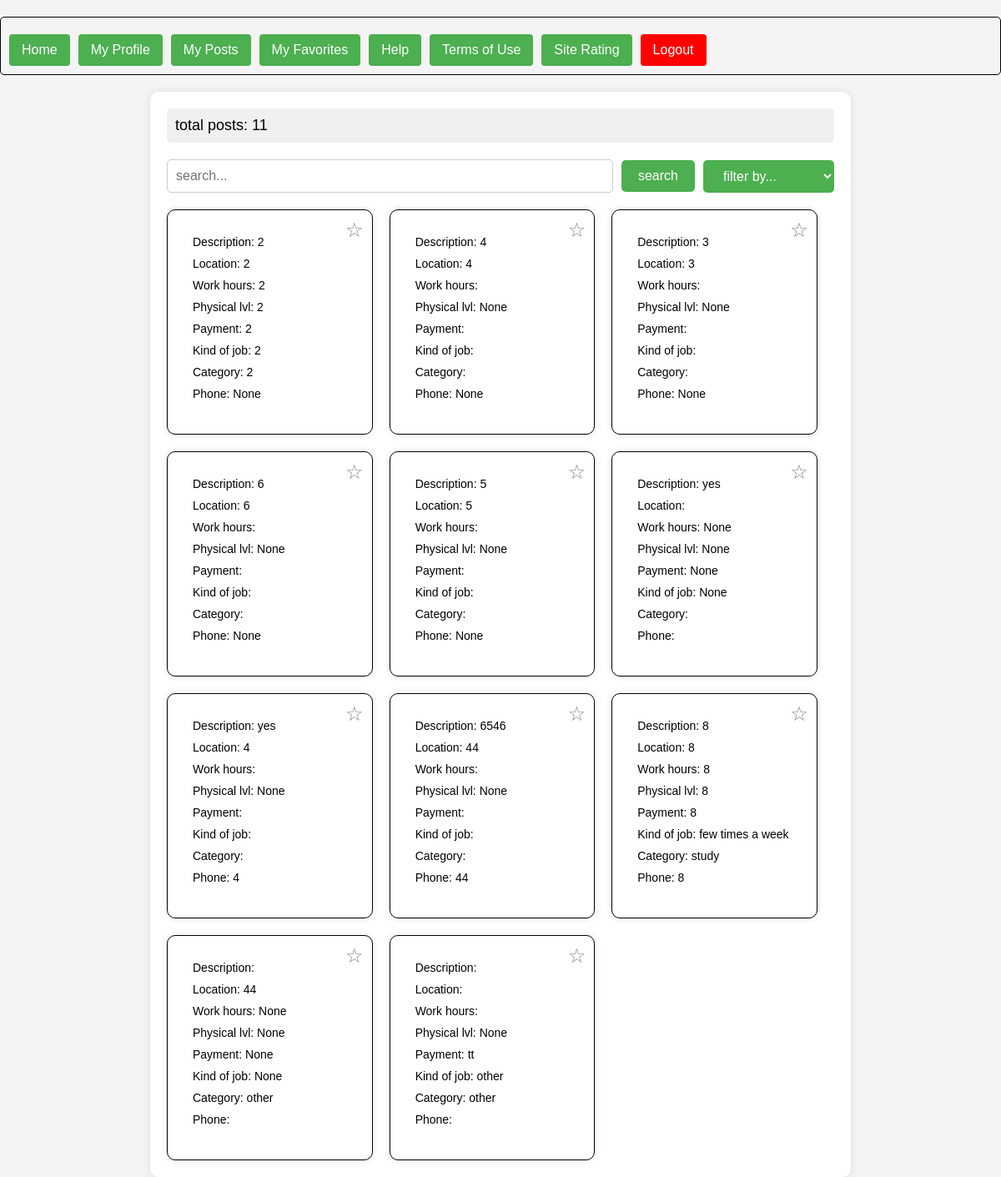
The page /homepage/ on the database as committed earlier.
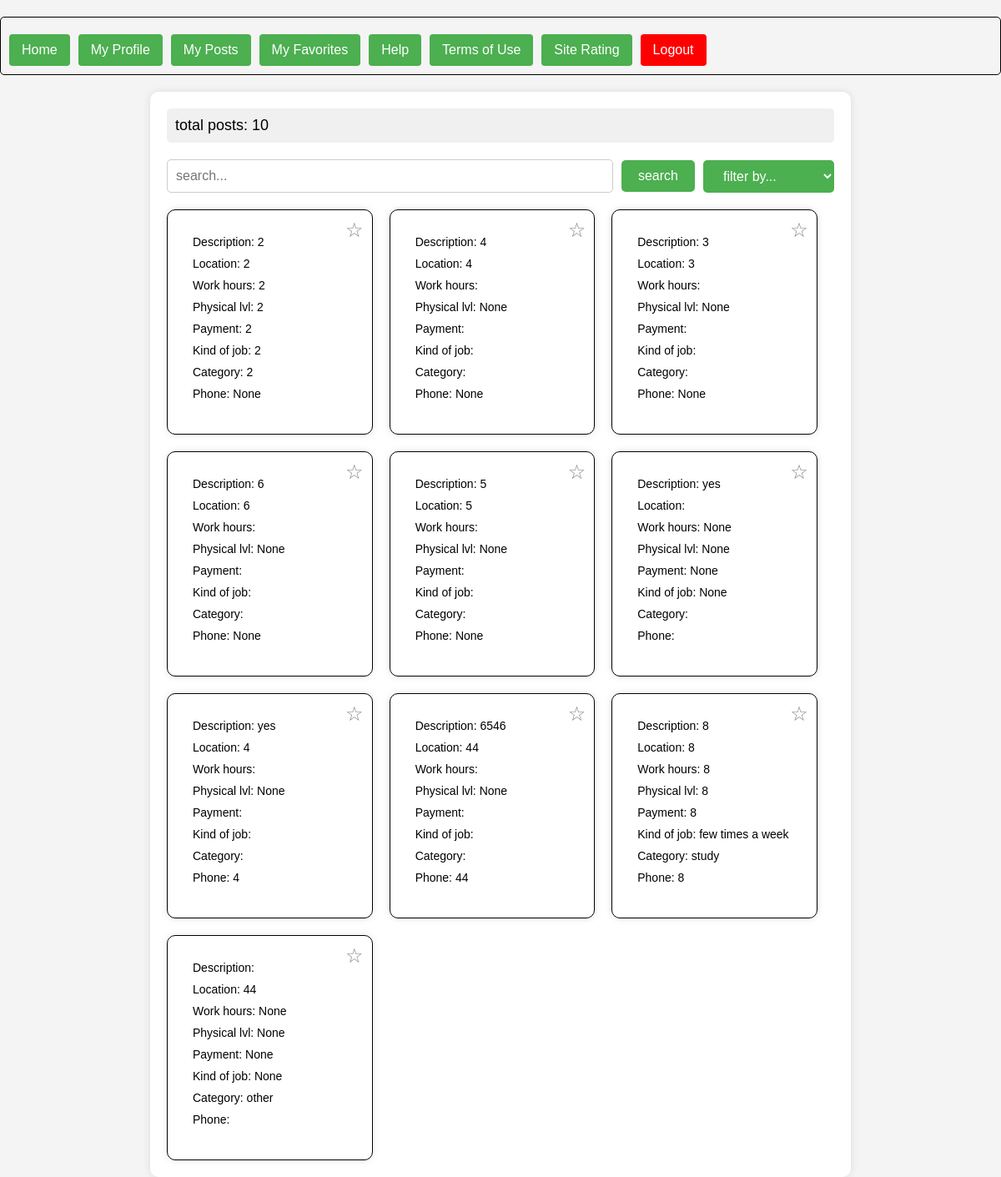
The same page on the database as committed later.
### posts/models.py (models this page shows)
class Post(models.Model):
    description = models.TextField(null=True, blank=True)
    location = models.TextField(null=True, blank=True)
    payment = models.TextField(null=True, blank=True)
    work_hours = models.TextField(null=True, blank=True)
    phys_lvl = models.IntegerField(null=True, blank=True)
    kind_of_job = models.TextField(null=True, blank=True)
    category = models.TextField(null=True, blank=True)
    phone = models.TextField(null=True, blank=True)

### project/views.py (the view)
# urls.py: path('homepage/', views.homepage, name='homepage'),
def homepage(request):
    posts = Post.objects.all()
    global_user_id = request.session.get('global_user_id')
    if global_user_id:
        user = User.objects.get(id=global_user_id)
        favorites = [int(fav) for fav in user.favorites]
    else:
        favorites = []  # Initialize favorites as an empty list if user is not logged in
    context = {'posts': posts, 'favorites': favorites}
    return render(request, 'homepage.html', context)

### templates/homepage.html (shortened to what this page needs)
<!DOCTYPE html>
<html lang="en">
<head>
</head>
<body>
{% extends 'toolbar.html' %}
{% block content %}
<div class="content">
    <div class="total-posts">total posts:  {{ posts|length }}</div>
    <div class="search-filter">
        <input type="text" class="search-input" placeholder="search...">
        <button class="search-button">search</button>
        <select class="filter-select">
            <option value="">filter by...</option>
        </select>
    </div>
    <div class="posts">
        {% if posts %}
        {% for post in posts %}
        <div class="post" data-description="{{ post.description }}" data-location="{{ post.location }}" data-work-hours="{{ post.work_hours }}" data-phys-lvl="{{ post.phys_lvl }}" data-kind-of-job="{{ post.kind_of_job }}" data-category="{{ post.category }}" data-phone="{{ post.phone }}" data-payment="{{ post.payment }}">
            <div class="post-content">
                <div class="post-info">Description: {{ post.description }}</div>
                <div class="post-info">Location: {{ post.location }}</div>
                <div class="post-info">Work hours: {{ post.work_hours }}</div>
                <div class="post-info">Physical lvl: {{ post.phys_lvl }}</div>
                <div class="post-info">Payment: {{ post.payment }}</div>
                <div class="post-info">Kind of job: {{ post.kind_of_job }}</div>
                <div class="post-info">Category: {{ post.category }}</div>
                <div class="post-info">Phone: {{ post.phone }}</div>
                <div class="favorites-button {% if post.id|add:0 in favorites %}active {% endif %}" data-post-id="{{ post.id }}">☆</div>
            </div>
        </div>
        {% endfor %}
        {% else %}
        <p class="no-posts-message" style="display: none;">No posts fit your request.</p>
        {% endif %}
    </div>
</div>
</body>
</html>
{% endblock %}

### templates/toolbar.html (shortened to what this page needs)
<!DOCTYPE html>
<html lang="en">
<head>
</head>
<body>
    <div class="section-regular neutral-100">
    <div class="w-layout-blockcontainer w-container">
        <div class="navbar-buttons">
            <a href="{% url 'homepage' %}" aria-current="page" class="nav-link w-nav-link w--current button">Home</a>
            <a href="{% url 'profile' %}" class="nav-link w-nav-link button">My Profile</a>
            <a href="{% url 'myposts' %}" class="nav-link w-nav-link button">My Posts</a>
            <a href="{% url 'myfavorites' %}" class="nav-link w-nav-link button">My Favorites</a>
            <a href="{% url 'helppage' %}" class="nav-link w-nav-link button">Help</a>
            <a href="{% url 'TOS' %}" class="nav-link w-nav-link button">Terms of Use</a>
            <a href="{% url 'rating' %}" class="nav-link w-nav-link button">Site Rating</a>
            <a href="{% url 'login_page' %}" class="nav-link w-nav-link button logout-link">Logout</a>
        </div>
    </div>
</div>
    {% block content %}
    {% endblock %}
</body>
</html>

### templates/homepage.html (style rules this page uses)
body { font-family: Arial, sans-serif; margin: 0; padding: 0; background-color: #f8f8f8; }
.content { max-width: 800px; margin: 0 auto; padding: 20px; background-color: #fff; border-radius: 10px; box-shadow: 0 0 10px rgba(0, 0, 0, 0.1); }
.total-posts { font-size: 18px; padding: 10px; margin-bottom: 20px; background-color: #f0f0f0; border-radius: 5px; }
.search-filter { display: flex; align-items: center; margin-bottom: 20px; }
.search-input { flex: 1; padding: 10px; font-size: 16px; border: 1px solid #ccc; border-radius: 5px; }
.filter-select, .search-button { padding: 10px 20px; font-size: 16px; margin-left: 10px; background-color: #4caf50; color: #fff; border: none; border-radius: 5px; cursor: pointer; }
.posts { display: flex; flex-wrap: wrap; gap: 20px; }
.post { background-color: #fff; border: 1px solid #ddd; border-radius: 10px; overflow: hidden; box-shadow: 0 0 10px rgba(0, 0, 0, 0.1); transition: transform 0.3s ease-in-out; width: calc(50% - 20px); }
.post-content { padding: 20px; }
.post-info { margin-bottom: 10px; }
.favorites-button { position: absolute; top: 10px; right: 10px; cursor: pointer; font-size: 24px; color: #888; }

### templates/toolbar.html (style rules this page uses)
body { font-family: Arial, sans-serif; margin: 0; padding: 0; box-sizing: border-box; background-color: #f4f4f4; }
.navbar-buttons { display: flex; border: 1px solid black; border-radius: 5px; margin-top: 20px; margin-bottom: 20px; padding: 10px; }
.navbar-buttons a { text-decoration: none; padding: 10px 15px; margin-right: 10px; background-color: #4caf50; color: #fff; border: none; border-radius: 4px; cursor: pointer; font-size: 16px; margin-top: 10px; }
.posts { display: flex; flex-wrap: wrap; gap: 20px; }
.post { width: calc(33.33% - 20px); border: 1px solid black; padding: 10px; box-sizing: border-box; position: relative; }
.post-content { font-size: 14px; }
.favorites-button { position: absolute; top: 10px; right: 10px; cursor: pointer; }
.navbar-buttons a.logout-link { background-color: red; }

Rows that differ between the two databases and show on the page:
removed Post: phys_lvl "None", payment "tt", kind_of_job "other", category "other"
Other text that changed with them:
{{ posts|length }}: "11" → "10"
